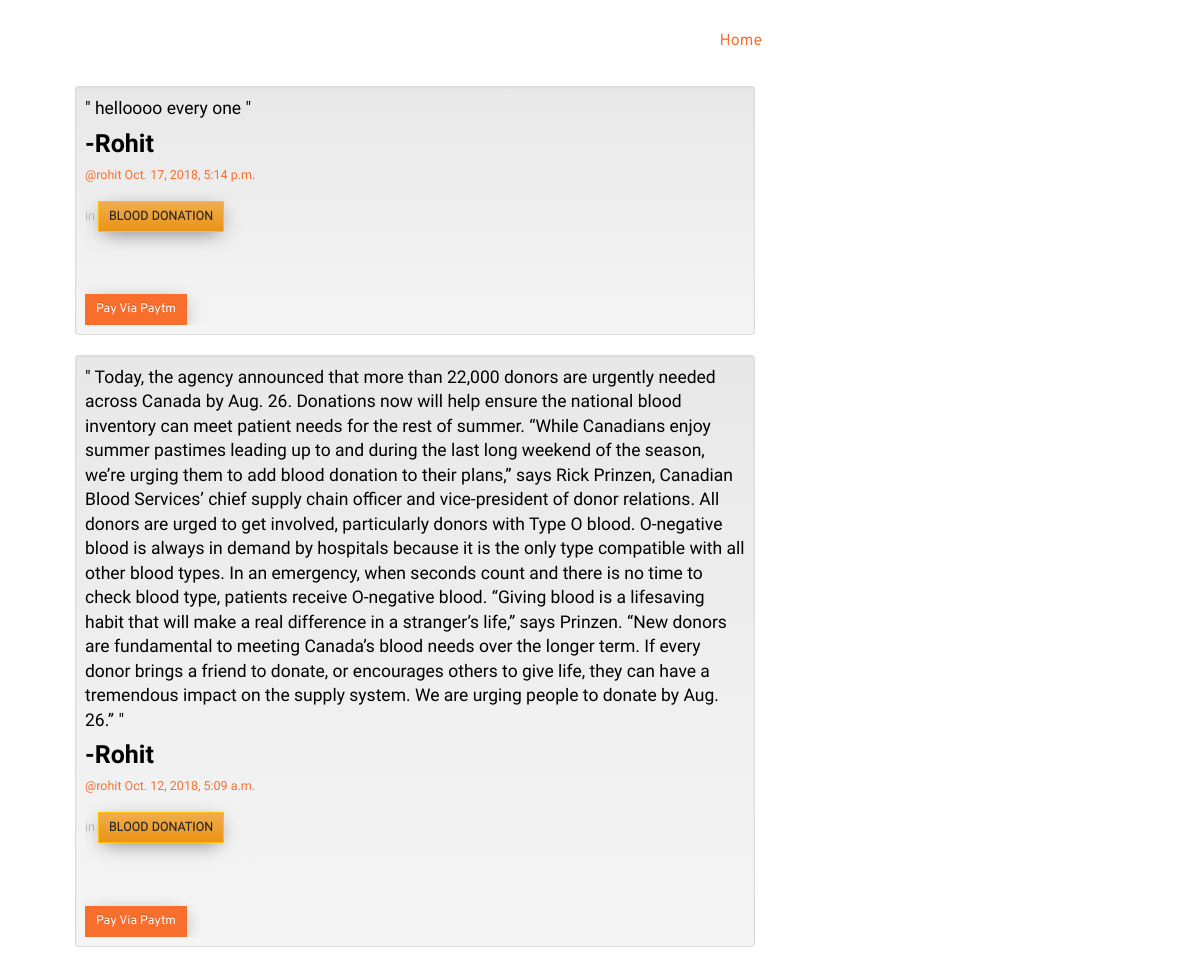
/posts/, run on the app's committed database.
### posts/models.py (models this page shows, shortened)
class Post(models.Model):
    user = models.ForeignKey(User, related_name="posts")
    created_at = models.DateTimeField(auto_now=True)
    message = models.TextField()
    message_html = models.TextField(editable=False)
    group = models.ForeignKey(Group, related_name="posts",null=True, blank=True)
    file=models.FileField(upload_to='pics/',default='pics/B.png')
    class Meta:
        ordering = ["-created_at"]
        unique_together = ["user", "message"]

### groups/models.py (models this page shows, shortened)
class Group(models.Model):
    name = models.CharField(max_length=255, unique=True)
    slug = models.SlugField(allow_unicode=True, unique=True)
    description = models.TextField(blank=True, default='')
    description_html = models.TextField(editable=False, default='', blank=True)
    members = models.ManyToManyField(User,through="GroupMember")
    class Meta:
        ordering = ["name"]

### posts/views.py (the view)
class PostList(SelectRelatedMixin, generic.ListView):
    model = models.Post
    select_related = ("user", "group")

### posts/templates/posts/post_list.html (shortened to what this page needs)
{% extends "posts/post_base.html" %}
{% load staticfiles %}
{% block post_content %}
<div class="col-md-8">
	{% for post in post_list %}
  {% include "posts/_post.html" %}
	{% endfor %}
</div>
{% endblock %}

### posts/templates/posts/_post.html
	<div class="container">
		<div class="well well-sm">
<div class="post media">
		<h3>" {{ post.message|safe }} "</h3>
	<br></div>
	<div class="media-body txt">
		<h1><strong> -{{ post.user.username|title }}</strong></13>
		<h5 class="media-heading">
			<span class="username"><a href="{% url 'posts:for_user' username=post.user.username %}">@{{ post.user.username }}</a></span>
			<time class="time"><a href="{% url 'posts:single' username=post.user.username pk=post.pk %}">{{ post.created_at }}</a></time>
			{% if post.group %}
			<br><br>
			<span class="group-name">in <a href="#" class="btn btn-warning btn-lg">{{ post.group.name }}</a></span>
			{% endif %}
		</h5>
<br>
<br>
			{% if user.is_authenticated and post.user == user and not hide_delete %}
				<a href="{% url 'posts:delete' pk=post.pk %}" title="delete" class="btn btn-simple">
					<span class="glyphicon glyphicon-remove text-danger" aria-hidden="true"></span>
					<span class="btn btn-danger btn-lg" style="text-align:right">Delete</span>
				</a>
				<br>
				{%else%}
				<a href="https://paytm.com/" class="btn btn-lg  btn-primary">Pay Via Paytm</a>
			{% endif %}
		</div>
	</div>
</div>

### data on the page
Post: message "helloooo every one", user.username "Rohit", user.username "rohit", created_at "Oct. 17, 2018, 5:14 p.m.", group.name "BLOOD DONATION"
Post: message "Today, the agency announced that more than 22,000 donors are urgently needed across Canada by Aug. 26. Donations now will help ensure the national blood inventory can meet patient needs for the rest of summer. “While Canadians enjoy summer pastimes leading up to and during the last long weekend of the season, we’re urging them to add blood donation to their plans,” says Rick Prinzen, Canadian Blood Services’ chief supply chain officer and vice-president of donor relations. All donors are urged to get involved, particularly donors with Type O blood. O-negative blood is always in demand by hospitals because it is the only type compatible with all other blood types. In an emergency, when…", user.username "Rohit", user.username "rohit", created_at "Oct. 12, 2018, 5:09 a.m.", group.name "BLOOD DONATION"
